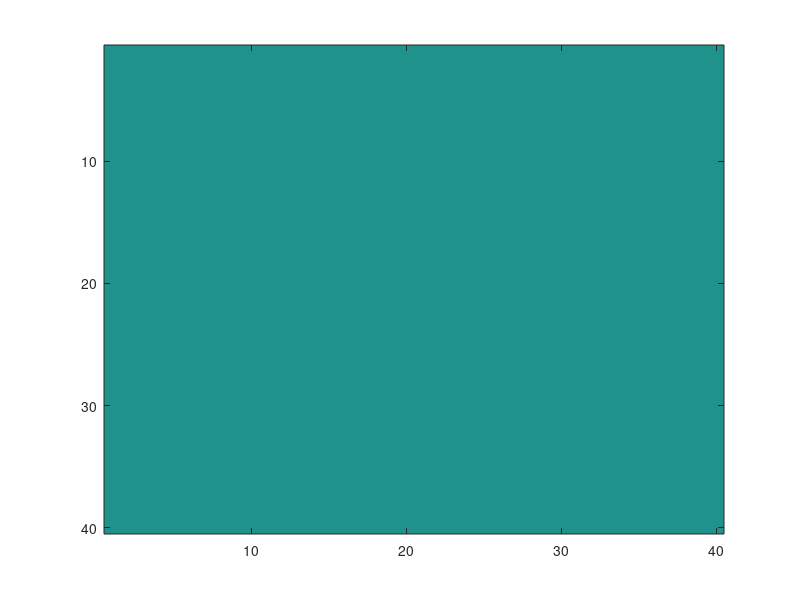

Write the MATLAB code that produced this figure.
clear all; close all; clc;

% Parameters
gratingRadiusPix = 20; % Radius of the grating in pixels
cycleWidth = 50; % Width of each cycle in pixels
contrastFactor = 0.1;
grey = 0.5; % Grey level

% Generate the grid for the grating
[X, Y] = meshgrid(linspace(-gratingRadiusPix, gratingRadiusPix, round(2 * gratingRadiusPix)), ...
    linspace(-gratingRadiusPix, gratingRadiusPix, round(2 * gratingRadiusPix)));
R = sqrt(X.^2 + Y.^2);

% Define phase shifts to visualize
phaseShifts = 0:10:80; % Example phase shifts
tolerance = 1e-5; % Tolerance for numerical precision

for phaseShift = 1:length(phaseShifts)
    % Generate the dynamic concentric square-wave grating
    dynamicR = R + phaseShift; % Apply the phase shift
    dynamicGrating(:,:,phaseShift) = double(mod(dynamicR, cycleWidth * 2) < cycleWidth);
%     figure;
%     imagesc(dynamicGrating(:,:,phaseShift));
end

% figure;
imagesc(dynamicGrating(:,:,1))